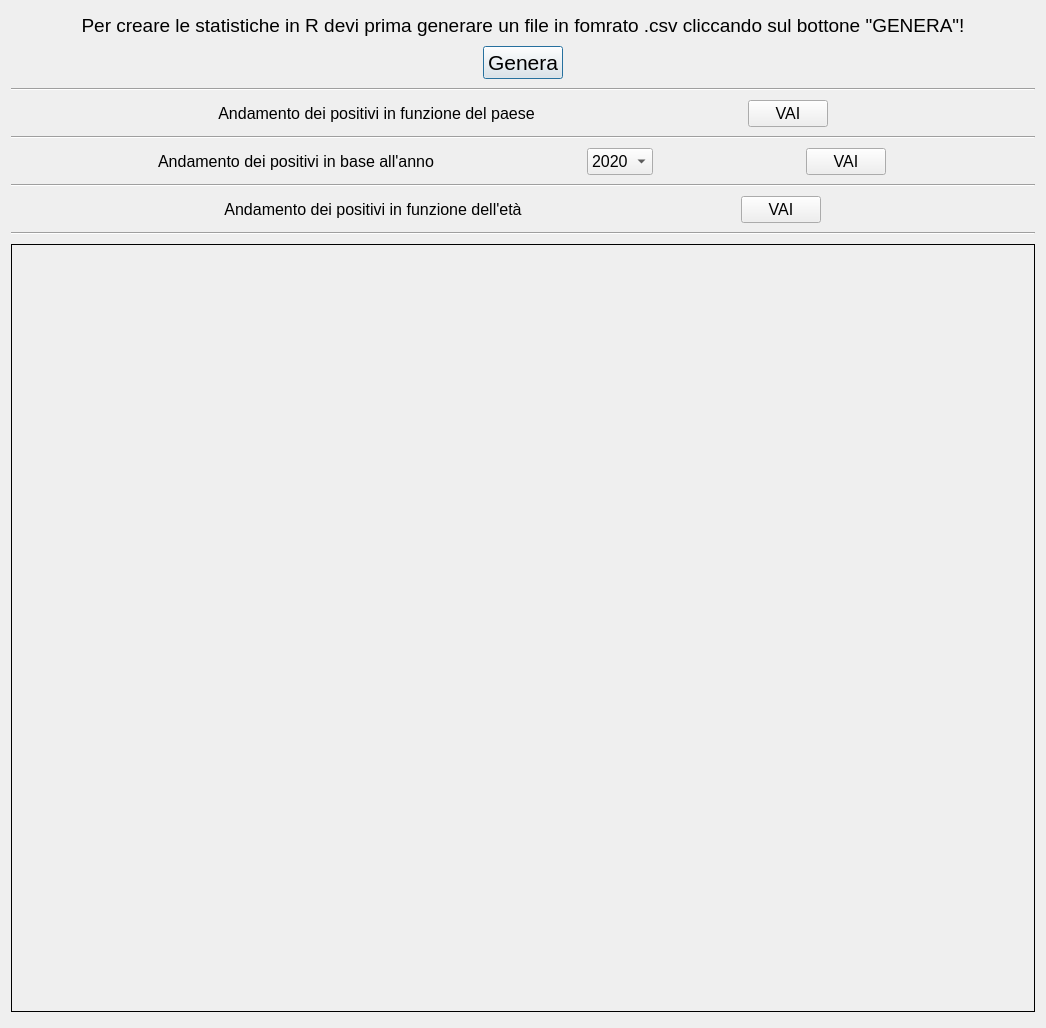
<?xml version="1.0" encoding="UTF-8"?>
<ui version="4.0">
 <class>Stats</class>
 <widget class="QDialog" name="Stats">
  <property name="geometry">
   <rect>
    <x>0</x>
    <y>0</y>
    <width>1042</width>
    <height>1028</height>
   </rect>
  </property>
  <property name="windowTitle">
   <string>Dialog</string>
  </property>
  <layout class="QVBoxLayout" name="verticalLayout_2">
   <item>
    <layout class="QHBoxLayout" name="horizontalLayout_5">
     <property name="spacing">
      <number>7</number>
     </property>
     <property name="sizeConstraint">
      <enum>QLayout::SetDefaultConstraint</enum>
     </property>
     <property name="bottomMargin">
      <number>0</number>
     </property>
     <item>
      <widget class="QLabel" name="label_6">
       <property name="sizePolicy">
        <sizepolicy hsizetype="Minimum" vsizetype="Fixed">
         <horstretch>0</horstretch>
         <verstretch>0</verstretch>
        </sizepolicy>
       </property>
       <property name="font">
        <font>
         <pointsize>14</pointsize>
        </font>
       </property>
       <property name="text">
        <string>Per creare le statistiche in R devi prima generare un file in fomrato .csv cliccando sul bottone &quot;GENERA&quot;!</string>
       </property>
       <property name="alignment">
        <set>Qt::AlignCenter</set>
       </property>
      </widget>
     </item>
    </layout>
   </item>
   <item>
    <layout class="QHBoxLayout" name="horizontalLayout" stretch="0">
     <item>
      <widget class="QPushButton" name="generateButton">
       <property name="sizePolicy">
        <sizepolicy hsizetype="Fixed" vsizetype="Fixed">
         <horstretch>0</horstretch>
         <verstretch>0</verstretch>
        </sizepolicy>
       </property>
       <property name="font">
        <font>
         <pointsize>16</pointsize>
        </font>
       </property>
       <property name="layoutDirection">
        <enum>Qt::RightToLeft</enum>
       </property>
       <property name="autoFillBackground">
        <bool>false</bool>
       </property>
       <property name="text">
        <string>Genera</string>
       </property>
       <property name="iconSize">
        <size>
         <width>50</width>
         <height>50</height>
        </size>
       </property>
       <property name="default">
        <bool>false</bool>
       </property>
       <property name="flat">
        <bool>false</bool>
       </property>
      </widget>
     </item>
    </layout>
   </item>
   <item>
    <widget class="Line" name="line_3">
     <property name="orientation">
      <enum>Qt::Horizontal</enum>
     </property>
    </widget>
   </item>
   <item>
    <layout class="QHBoxLayout" name="horizontalLayout_2">
     <item>
      <widget class="QLabel" name="label_5">
       <property name="sizePolicy">
        <sizepolicy hsizetype="Fixed" vsizetype="Preferred">
         <horstretch>0</horstretch>
         <verstretch>0</verstretch>
        </sizepolicy>
       </property>
       <property name="font">
        <font>
         <pointsize>12</pointsize>
        </font>
       </property>
       <property name="text">
        <string>Andamento dei positivi in funzione del paese</string>
       </property>
       <property name="alignment">
        <set>Qt::AlignCenter</set>
       </property>
      </widget>
     </item>
     <item>
      <widget class="QPushButton" name="positive_country">
       <property name="sizePolicy">
        <sizepolicy hsizetype="Fixed" vsizetype="Fixed">
         <horstretch>0</horstretch>
         <verstretch>0</verstretch>
        </sizepolicy>
       </property>
       <property name="font">
        <font>
         <pointsize>12</pointsize>
        </font>
       </property>
       <property name="text">
        <string>VAI</string>
       </property>
      </widget>
     </item>
    </layout>
   </item>
   <item>
    <widget class="Line" name="line">
     <property name="orientation">
      <enum>Qt::Horizontal</enum>
     </property>
    </widget>
   </item>
   <item>
    <layout class="QHBoxLayout" name="horizontalLayout_3">
     <item>
      <widget class="QLabel" name="label_2">
       <property name="sizePolicy">
        <sizepolicy hsizetype="Fixed" vsizetype="Preferred">
         <horstretch>0</horstretch>
         <verstretch>0</verstretch>
        </sizepolicy>
       </property>
       <property name="font">
        <font>
         <pointsize>12</pointsize>
        </font>
       </property>
       <property name="text">
        <string>Andamento dei positivi in base all'anno</string>
       </property>
       <property name="alignment">
        <set>Qt::AlignCenter</set>
       </property>
      </widget>
     </item>
     <item>
      <widget class="QComboBox" name="year_comboBox">
       <property name="sizePolicy">
        <sizepolicy hsizetype="Fixed" vsizetype="Fixed">
         <horstretch>0</horstretch>
         <verstretch>0</verstretch>
        </sizepolicy>
       </property>
       <property name="font">
        <font>
         <pointsize>12</pointsize>
        </font>
       </property>
       <item>
        <property name="text">
         <string>2020</string>
        </property>
       </item>
       <item>
        <property name="text">
         <string>2021</string>
        </property>
       </item>
      </widget>
     </item>
     <item>
      <widget class="QPushButton" name="positive_year">
       <property name="sizePolicy">
        <sizepolicy hsizetype="Fixed" vsizetype="Fixed">
         <horstretch>0</horstretch>
         <verstretch>0</verstretch>
        </sizepolicy>
       </property>
       <property name="font">
        <font>
         <pointsize>12</pointsize>
        </font>
       </property>
       <property name="text">
        <string>VAI</string>
       </property>
      </widget>
     </item>
    </layout>
   </item>
   <item>
    <widget class="Line" name="line_2">
     <property name="orientation">
      <enum>Qt::Horizontal</enum>
     </property>
    </widget>
   </item>
   <item>
    <layout class="QHBoxLayout" name="horizontalLayout_4">
     <item>
      <widget class="QLabel" name="label_4">
       <property name="sizePolicy">
        <sizepolicy hsizetype="Fixed" vsizetype="Preferred">
         <horstretch>0</horstretch>
         <verstretch>0</verstretch>
        </sizepolicy>
       </property>
       <property name="font">
        <font>
         <pointsize>12</pointsize>
        </font>
       </property>
       <property name="text">
        <string>Andamento dei positivi in funzione dell'età</string>
       </property>
       <property name="alignment">
        <set>Qt::AlignCenter</set>
       </property>
      </widget>
     </item>
     <item>
      <widget class="QPushButton" name="positive_age">
       <property name="sizePolicy">
        <sizepolicy hsizetype="Fixed" vsizetype="Fixed">
         <horstretch>0</horstretch>
         <verstretch>0</verstretch>
        </sizepolicy>
       </property>
       <property name="font">
        <font>
         <pointsize>12</pointsize>
        </font>
       </property>
       <property name="text">
        <string>VAI</string>
       </property>
      </widget>
     </item>
    </layout>
   </item>
   <item>
    <widget class="Line" name="line_4">
     <property name="orientation">
      <enum>Qt::Horizontal</enum>
     </property>
    </widget>
   </item>
   <item>
    <widget class="QLabel" name="imageLabel">
     <property name="sizePolicy">
      <sizepolicy hsizetype="Fixed" vsizetype="Fixed">
       <horstretch>0</horstretch>
       <verstretch>0</verstretch>
      </sizepolicy>
     </property>
     <property name="minimumSize">
      <size>
       <width>1024</width>
       <height>768</height>
      </size>
     </property>
     <property name="frameShape">
      <enum>QFrame::Box</enum>
     </property>
     <property name="text">
      <string/>
     </property>
     <property name="alignment">
      <set>Qt::AlignCenter</set>
     </property>
    </widget>
   </item>
  </layout>
 </widget>
 <resources/>
 <connections/>
</ui>
